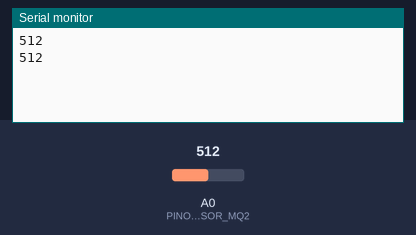
The sketch below on a simulated Arduino Uno, built with avr-gcc and run on an emulated ATmega328P. Shown: the last lines printed to the serial monitor. The inputs (shaded band) are chosen by the test bench; at power-on: A0 (PINO_SENSOR_MQ2) = 512.

Above: at 1.8 s.
1.9 s: A0 (PINO_SENSOR_MQ2) set to 716
At 2.8 s:
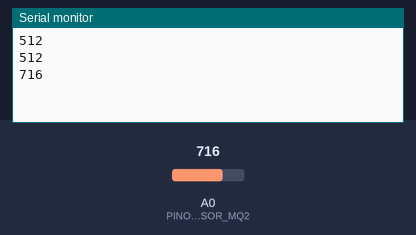
3.4 s: A0 (PINO_SENSOR_MQ2) set to 900
At 4.4 s:
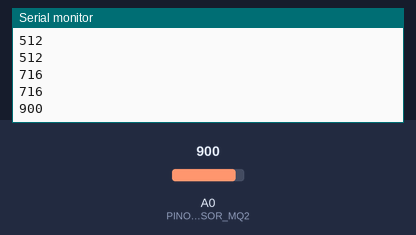
Timing chart, 0 to 6.4 s (numbered marks = the images above; inputs shaded):
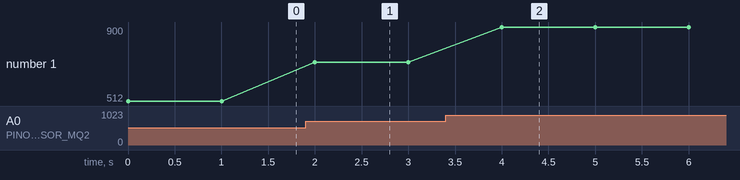

The sketch:

Porcentagem_Arduino.ino
```cpp
const int PINO_SENSOR_MQ2 = A0;
const int VALOR_MINIMO = 20;
const int VALOR_MAXIMO = 100;

void setup() {
  Serial.begin(9600);
}

void loop() {
  int valorSensor = analogRead(PINO_SENSOR_MQ2);

  float porcentagem = ((float)(valorSensor - VALOR_MINIMO) / (VALOR_MAXIMO - VALOR_MINIMO)) * 100;

  if (porcentagem < 0) {
    porcentagem = 0;
  } else if (porcentagem > 100) {
    porcentagem = 100;
  };


  Serial.println(valorSensor);

  delay(1000);
}
```

Measured:
- after the input at 1.9 s, the serial monitor: prints a new line after 0.10 s (image 1)
- after the input at 3.4 s, the serial monitor: prints a new line after 0.60 s (image 2)
- plotted number 1: 512 → 716 after the input at 1.9 s, 716 → 900 after the input at 3.4 s
